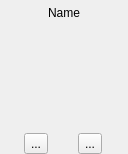
<?xml version="1.0" encoding="UTF-8"?>
<ui version="4.0">
 <class>Form</class>
 <widget class="QWidget" name="Form">
  <property name="geometry">
   <rect>
    <x>0</x>
    <y>0</y>
    <width>128</width>
    <height>154</height>
   </rect>
  </property>
  <property name="sizePolicy">
   <sizepolicy hsizetype="Minimum" vsizetype="Expanding">
    <horstretch>0</horstretch>
    <verstretch>0</verstretch>
   </sizepolicy>
  </property>
  <property name="maximumSize">
   <size>
    <width>16777215</width>
    <height>16777215</height>
   </size>
  </property>
  <property name="windowTitle">
   <string>Form</string>
  </property>
  <layout class="QVBoxLayout" name="verticalLayout">
   <property name="margin">
    <number>0</number>
   </property>
   <item>
    <widget class="QLabel" name="label">
     <property name="text">
      <string>Name</string>
     </property>
     <property name="alignment">
      <set>Qt::AlignCenter</set>
     </property>
    </widget>
   </item>
   <item>
    <widget class="QLabel" name="thumb">
     <property name="sizePolicy">
      <sizepolicy hsizetype="Fixed" vsizetype="Fixed">
       <horstretch>128</horstretch>
       <verstretch>128</verstretch>
      </sizepolicy>
     </property>
     <property name="minimumSize">
      <size>
       <width>128</width>
       <height>80</height>
      </size>
     </property>
     <property name="maximumSize">
      <size>
       <width>128</width>
       <height>96</height>
      </size>
     </property>
     <property name="text">
      <string/>
     </property>
     <property name="pixmap">
      <pixmap resource="icons.qrc">:/icons/film.svg</pixmap>
     </property>
     <property name="scaledContents">
      <bool>true</bool>
     </property>
    </widget>
   </item>
   <item>
    <layout class="QHBoxLayout" name="horizontalLayout">
     <item>
      <widget class="QToolButton" name="b1">
       <property name="text">
        <string>...</string>
       </property>
       <property name="icon">
        <iconset resource="icons.qrc">
         <normaloff>:/icons/mark.svg</normaloff>:/icons/mark.svg</iconset>
       </property>
       <property name="checkable">
        <bool>true</bool>
       </property>
      </widget>
     </item>
     <item>
      <widget class="QToolButton" name="b2">
       <property name="text">
        <string>...</string>
       </property>
       <property name="icon">
        <iconset resource="icons.qrc">
         <normaloff>:/icons/fileclose.svg</normaloff>:/icons/fileclose.svg</iconset>
       </property>
      </widget>
     </item>
    </layout>
   </item>
  </layout>
 </widget>
 <resources>
  <include location="icons.qrc"/>
 </resources>
 <connections/>
</ui>
